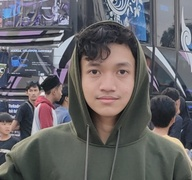
#> input picture 1207070066_Mochammad Reza Dwi Syahputra_praktikum pcd 10/1234.jpg, 192 x 180 px, shrunk from 767 x 718 before the run
$ python 'tugas 5.py'
#> lines starting #> are read from the running program, lines starting #| are printed output that depends on the picture
# Contoh Script untuk feature detection and Matching
# Modifikasi script ini untuk mencoba metode yang berbeda

import numpy as np
import cv2
from matplotlib import pyplot as plt

# Gunakan gambar yang ada pada laptop masing-masing
img1 = cv2.imread('1234.jpg')          # gambar yang dituju
#> img1 is the input picture: shape (180, 192, 3); mean B, G, R 103.4, 100.1, 102.1
img2 = cv2.imread('crop.jpg')           # gambar yang dicari
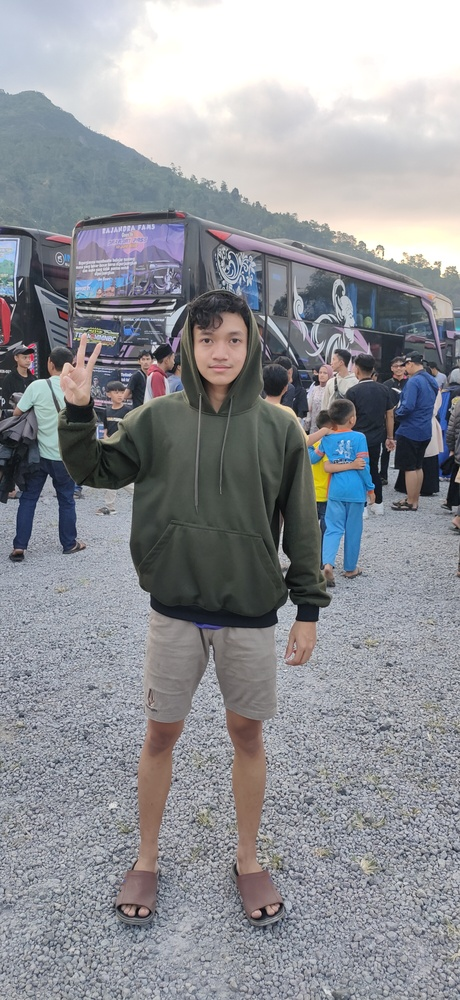
#> input picture 1207070066_Mochammad Reza Dwi Syahputra_praktikum pcd 10/crop.jpg, 460 x 1000 px, shrunk from 1840 x 4000 before the run
#> img2 is the input picture: shape (1000, 460, 3); mean B, G, R 150.9, 145.6, 143.7
gray1= cv2.cvtColor(img1,cv2.COLOR_BGR2GRAY)
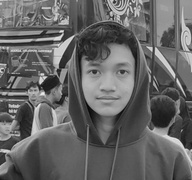
#> gray1: shape (180, 192); min 4, max 239, mean 101.1
gray2= cv2.cvtColor(img2,cv2.COLOR_BGR2GRAY)
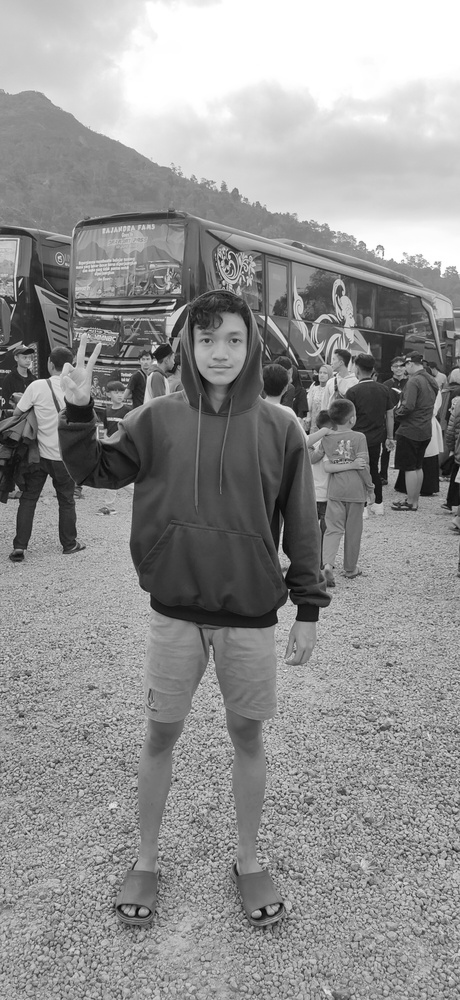
#> gray2: shape (1000, 460); min 3, max 255, mean 145.6

# Menggunakan Detector SIFT
sift = cv2.SIFT_create()

# Mencari Keypoint dengan SIFT
kp1, des1 = sift.detectAndCompute(gray1,None)
#> kp1 = 308 keypoints; strongest (x, y, size): (62, 31, 2), (59, 38, 3.1), (41, 81, 3.3), (177, 81, 2)
kp2, des2 = sift.detectAndCompute(gray2,None)
#> kp2 = 3156 keypoints; strongest (x, y, size): (86, 362, 2.3), (281, 542, 2.4), (399, 391, 2.4), (153, 350, 3.3)

# Melakukan Matching dari hasil deteksi keypoints menggunakan
# BruteForce Matcher
bf = cv2.BFMatcher()
matches = bf.knnMatch(des1,des2, k=2)
#> matches = 308 matches

# Uji rasio matching sederhana
good = []
for m,n in matches:
    if m.distance < 0.5*n.distance:
        good.append([m])
#> after the loop, good = 190 matches
img3 = None

# menggambar hasil match pada gambar baru (IMG3)
img3 = cv2.drawMatchesKnn(img1,kp1,img2,kp2,good,img3,flags=2)
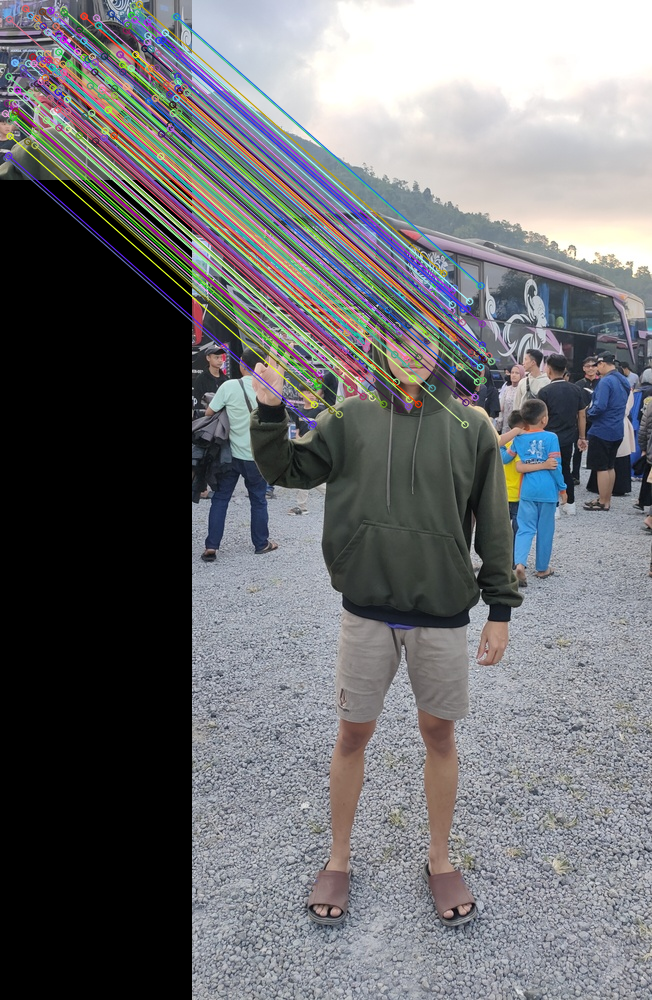
#> img3: shape (1000, 652, 3); mean B, G, R 113.7, 110.5, 109.6
plt.imshow(cv2.cvtColor(img3, cv2.COLOR_BGR2RGB))
plt.show()
